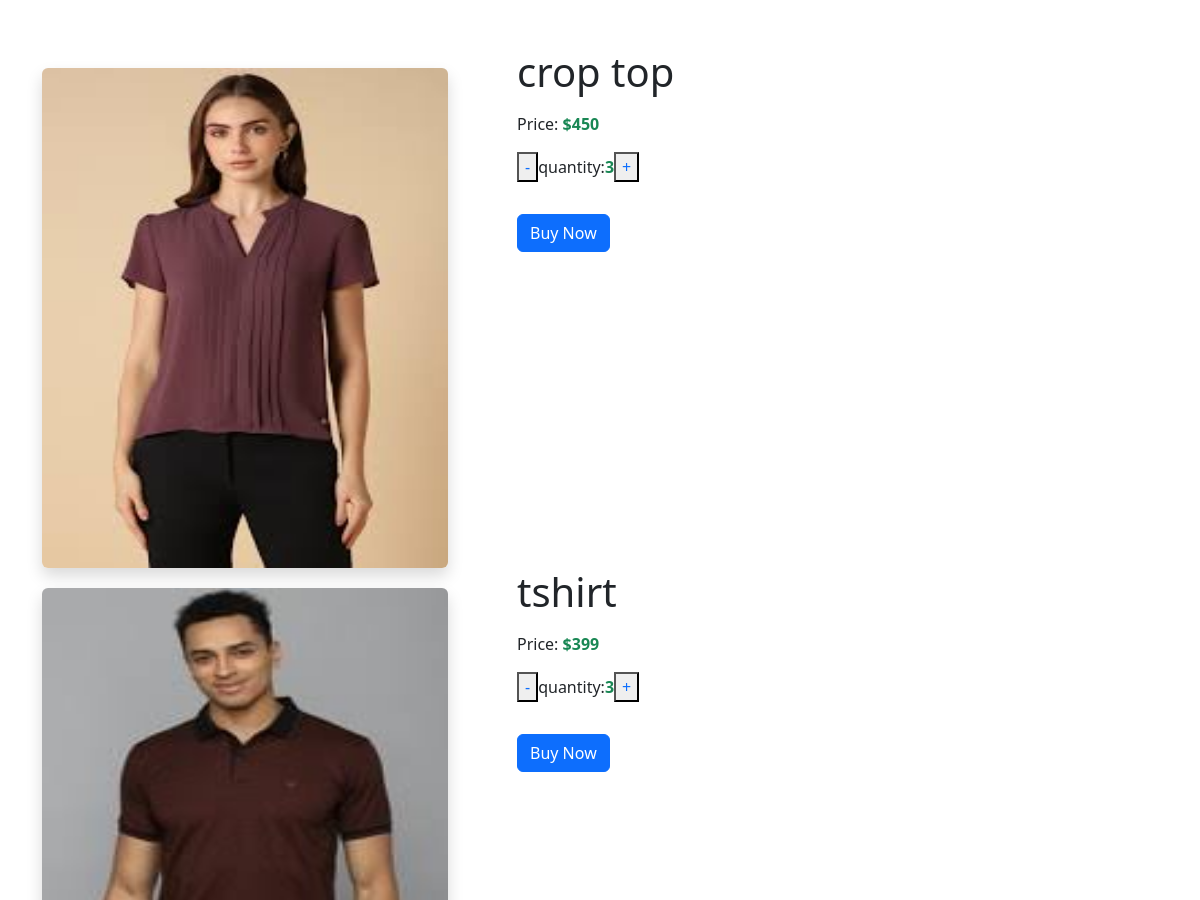
Page /view_cart (signed in, upper part) on the earlier database version.
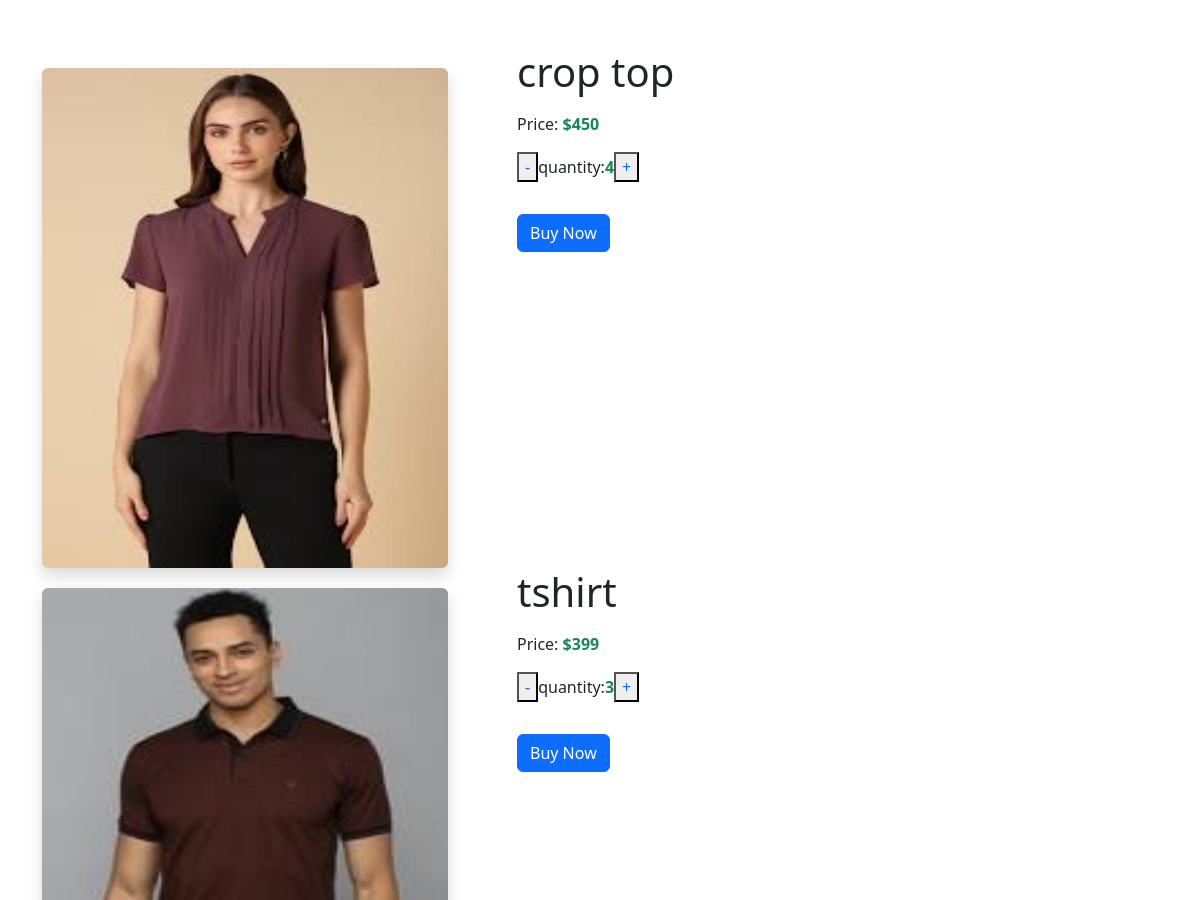
Same page on the later database version.
### demo_app/models.py (models this page shows)
class Cart(models.Model) :
    product=models.ForeignKey(Product,on_delete=models.CASCADE)
    user=models.ForeignKey(User,on_delete=models.CASCADE)
    qty=models.IntegerField()

class Product(models.Model):
    pid=models.TextField()
    name=models.TextField()
    des=models.TextField()
    price=models.IntegerField()
    offer_price=models.IntegerField()
    stock=models.IntegerField()
    img=models.FileField()

### demo_app/views.py (the view)
# urls.py: path('view_cart',views.view_cart),
def view_cart(req):
    user=User.objects.get(username=req.session['user'])
    data=Cart.objects.filter(user=user)
    return render(req,'user/cart.html',{'cart':data})

### templates/user/cart.html (shortened to what this page needs)
<!DOCTYPE html>
<html lang="en">
<head>
    <link href="https://cdn.jsdelivr.net/npm/bootstrap@5.3.3/dist/css/bootstrap.min.css" rel="stylesheet">
</head>
<body>
  <div class="container mt-5">
    <div class="row">
      {% for i in cart %}
        <div class="col-md-5"style="margin-top: 20px;">
            <img src="{{ i.product.img.url }}" alt="Product Image" class="img-fluid rounded shadow" style="height: 500px;width: 90%;">
        </div>
        <div class="col-md-7">
            <h1 class="mb-3">{{ i.product.name }}</h1>
            <p>Price: <span class="text-success fw-bold">${{ i.product.offer_price }}</span></p>
            <p><button><a href="qty_dec/{{i.pk}}" style="text-decoration: none;">-</a></button>quantity:<span class="text-success fw-bold">{{i.qty}}</span><button><a href="qty_in/{{i.pk}}"style="text-decoration: none;">+</a></button></p>
            <a href="cart_pro_buy/{{i.pk}}"><button class="btn btn-primary mt-3">Buy Now</button></a>
        </div>
        {% endfor %}
    </div>
</div>
</body>
</html>

Differences in the rows shown:
changed Cart "crop top": qty "3" → "4"
